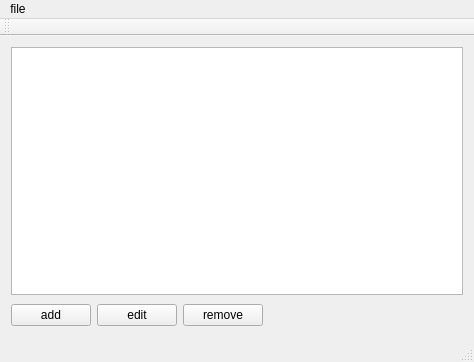
<?xml version="1.0" encoding="UTF-8"?>
<ui version="4.0">
 <class>MainWindow</class>
 <widget class="QMainWindow" name="MainWindow">
  <property name="geometry">
   <rect>
    <x>0</x>
    <y>0</y>
    <width>474</width>
    <height>362</height>
   </rect>
  </property>
  <property name="windowTitle">
   <string>MainWindow</string>
  </property>
  <widget class="QWidget" name="centralWidget">
   <layout class="QVBoxLayout" name="verticalLayout_2">
    <item>
     <layout class="QVBoxLayout" name="verticalLayout">
      <item>
       <widget class="QListView" name="listView"/>
      </item>
      <item>
       <layout class="QHBoxLayout" name="horizontalLayout">
        <item>
         <widget class="QPushButton" name="addButton">
          <property name="text">
           <string>add</string>
          </property>
         </widget>
        </item>
        <item>
         <widget class="QPushButton" name="editButton">
          <property name="text">
           <string>edit</string>
          </property>
         </widget>
        </item>
        <item>
         <widget class="QPushButton" name="removeButton">
          <property name="text">
           <string>remove</string>
          </property>
         </widget>
        </item>
        <item>
         <spacer name="horizontalSpacer">
          <property name="orientation">
           <enum>Qt::Horizontal</enum>
          </property>
          <property name="sizeHint" stdset="0">
           <size>
            <width>78</width>
            <height>28</height>
           </size>
          </property>
         </spacer>
        </item>
       </layout>
      </item>
     </layout>
    </item>
   </layout>
  </widget>
  <widget class="QToolBar" name="mainToolBar">
   <attribute name="toolBarArea">
    <enum>TopToolBarArea</enum>
   </attribute>
   <attribute name="toolBarBreak">
    <bool>false</bool>
   </attribute>
  </widget>
  <widget class="QStatusBar" name="statusBar"/>
  <widget class="QMenuBar" name="menuBar">
   <property name="geometry">
    <rect>
     <x>0</x>
     <y>0</y>
     <width>474</width>
     <height>26</height>
    </rect>
   </property>
   <widget class="QMenu" name="menufile">
    <property name="title">
     <string>file</string>
    </property>
    <addaction name="actionsave"/>
    <addaction name="actionsave_as"/>
   </widget>
   <addaction name="menufile"/>
  </widget>
  <action name="actionsave">
   <property name="text">
    <string>save</string>
   </property>
   <property name="shortcut">
    <string>Ctrl+S</string>
   </property>
  </action>
  <action name="actionsave_as">
   <property name="text">
    <string>save as</string>
   </property>
  </action>
 </widget>
 <layoutdefault spacing="6" margin="11"/>
 <resources/>
 <connections/>
</ui>
